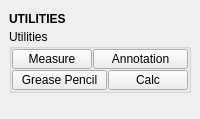
<?xml version="1.0" encoding="UTF-8"?>
<ui version="4.0">
 <class>QtUi</class>
 <widget class="QMainWindow" name="QtUi">
  <property name="enabled">
   <bool>true</bool>
  </property>
  <property name="geometry">
   <rect>
    <x>0</x>
    <y>0</y>
    <width>200</width>
    <height>119</height>
   </rect>
  </property>
  <property name="windowTitle">
   <string>Toolkit</string>
  </property>
  <property name="tabShape">
   <enum>QTabWidget::Triangular</enum>
  </property>
  <property name="dockNestingEnabled">
   <bool>true</bool>
  </property>
  <property name="dockOptions">
   <set>QMainWindow::AllowNestedDocks|QMainWindow::AllowTabbedDocks|QMainWindow::AnimatedDocks|QMainWindow::ForceTabbedDocks</set>
  </property>
  <widget class="QWidget" name="central_widget">
   <property name="minimumSize">
    <size>
     <width>200</width>
     <height>0</height>
    </size>
   </property>
   <layout class="QVBoxLayout" name="verticalLayout_2">
    <item>
     <layout class="QVBoxLayout" name="verticalLayout">
      <property name="spacing">
       <number>0</number>
      </property>
      <item>
       <widget class="Header" name="header">
        <property name="minimumSize">
         <size>
          <width>0</width>
          <height>20</height>
         </size>
        </property>
        <property name="font">
         <font>
          <weight>75</weight>
          <bold>true</bold>
         </font>
        </property>
        <property name="text">
         <string>UTILITIES</string>
        </property>
       </widget>
      </item>
      <item>
       <widget class="QGroupBox" name="utilities">
        <property name="title">
         <string>Utilities</string>
        </property>
        <layout class="QGridLayout" name="gridLayout">
         <property name="leftMargin">
          <number>0</number>
         </property>
         <property name="topMargin">
          <number>0</number>
         </property>
         <property name="rightMargin">
          <number>0</number>
         </property>
         <property name="bottomMargin">
          <number>0</number>
         </property>
         <property name="spacing">
          <number>1</number>
         </property>
         <item row="1" column="4" colspan="2">
          <widget class="QPushButton" name="b030">
           <property name="minimumSize">
            <size>
             <width>0</width>
             <height>20</height>
            </size>
           </property>
           <property name="maximumSize">
            <size>
             <width>16777215</width>
             <height>20</height>
            </size>
           </property>
           <property name="toolTip">
            <string>Calculator window</string>
           </property>
           <property name="text">
            <string>Calc</string>
           </property>
           <property name="iconSize">
            <size>
             <width>18</width>
             <height>18</height>
            </size>
           </property>
           <property name="bnabled" stdset="0">
            <bool>true</bool>
           </property>
          </widget>
         </item>
         <item row="0" column="0" colspan="3">
          <widget class="QPushButton" name="b000">
           <property name="minimumSize">
            <size>
             <width>0</width>
             <height>20</height>
            </size>
           </property>
           <property name="maximumSize">
            <size>
             <width>16777215</width>
             <height>20</height>
            </size>
           </property>
           <property name="toolTip">
            <string>Measuring tools</string>
           </property>
           <property name="text">
            <string>Measure</string>
           </property>
           <property name="iconSize">
            <size>
             <width>18</width>
             <height>18</height>
            </size>
           </property>
           <property name="bnabled" stdset="0">
            <bool>true</bool>
           </property>
          </widget>
         </item>
         <item row="1" column="0" colspan="4">
          <widget class="QPushButton" name="b031">
           <property name="minimumSize">
            <size>
             <width>0</width>
             <height>20</height>
            </size>
           </property>
           <property name="maximumSize">
            <size>
             <width>16777215</width>
             <height>20</height>
            </size>
           </property>
           <property name="toolTip">
            <string>Grease pencil</string>
           </property>
           <property name="autoFillBackground">
            <bool>false</bool>
           </property>
           <property name="text">
            <string>Grease Pencil</string>
           </property>
           <property name="iconSize">
            <size>
             <width>18</width>
             <height>18</height>
            </size>
           </property>
           <property name="bnabled" stdset="0">
            <bool>true</bool>
           </property>
          </widget>
         </item>
         <item row="0" column="3" colspan="3">
          <widget class="QPushButton" name="b001">
           <property name="minimumSize">
            <size>
             <width>55</width>
             <height>20</height>
            </size>
           </property>
           <property name="maximumSize">
            <size>
             <width>16777215</width>
             <height>20</height>
            </size>
           </property>
           <property name="toolTip">
            <string>Add an annotation to the selected object</string>
           </property>
           <property name="autoFillBackground">
            <bool>false</bool>
           </property>
           <property name="text">
            <string>Annotation</string>
           </property>
           <property name="iconSize">
            <size>
             <width>18</width>
             <height>18</height>
            </size>
           </property>
           <property name="bnabled" stdset="0">
            <bool>true</bool>
           </property>
          </widget>
         </item>
        </layout>
       </widget>
      </item>
      <item>
       <spacer name="verticalSpacer">
        <property name="orientation">
         <enum>Qt::Vertical</enum>
        </property>
        <property name="sizeHint" stdset="0">
         <size>
          <width>20</width>
          <height>40</height>
         </size>
        </property>
       </spacer>
      </item>
     </layout>
    </item>
   </layout>
  </widget>
 </widget>
 <customwidgets>
  <customwidget>
   <class>Header</class>
   <extends>QLabel</extends>
   <header>uitk.widgets.header.Header.h</header>
  </customwidget>
 </customwidgets>
 <resources/>
 <connections/>
 <designerdata>
  <property name="gridDeltaX">
   <number>5</number>
  </property>
  <property name="gridDeltaY">
   <number>5</number>
  </property>
  <property name="gridSnapX">
   <bool>true</bool>
  </property>
  <property name="gridSnapY">
   <bool>true</bool>
  </property>
  <property name="gridVisible">
   <bool>true</bool>
  </property>
 </designerdata>
</ui>
